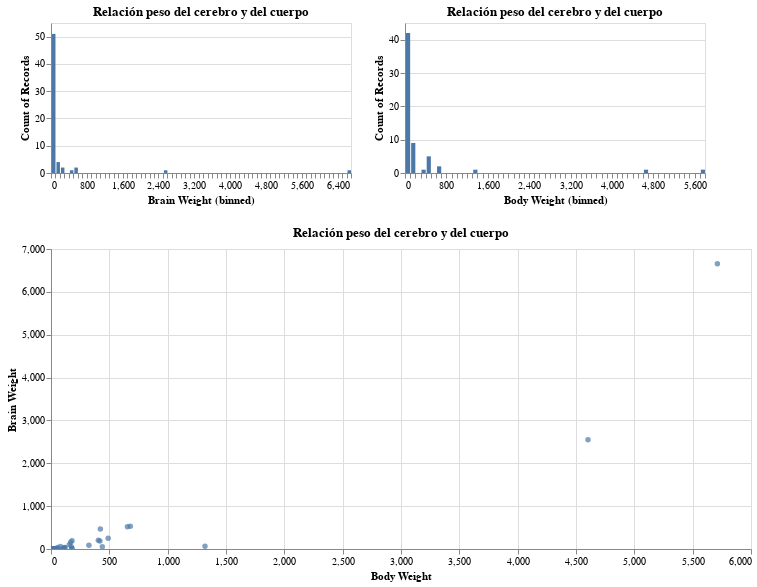

Write notebook code for a chart like this one.
### Code cell
hist_brain = alt.Chart(brain).mark_bar().encode(
    x=alt.X('Brain Weight',bin=alt.Bin(maxbins=100)),
    y="count()"
).properties(
    width=300,
    height=150,
    title="Relación peso del cerebro y del cuerpo"
).interactive()

hist_body = alt.Chart(brain).mark_bar().encode(
    x=alt.X('Body Weight',bin=alt.Bin(maxbins=100)),
    y="count()"
).properties(
    width=300,
    height=150,
    title="Relación peso del cerebro y del cuerpo"
).interactive()

scatter_brain_body = alt.Chart(brain).mark_circle().encode(
    x='Body Weight',
    y='Brain Weight'
).properties(
    width=700,
    height=300,
    title="Relación peso del cerebro y del cuerpo"
).interactive()

comp_brain = (hist_brain|hist_body)&scatter_brain_body
comp_brain

### Figure 1 — Vega-Lite specification as saved in the notebook (floating-point values rounded to 4 significant figures)
{"config": {"view": {"continuousWidth": 400, "continuousHeight": 300}}, "vconcat": [{"hconcat": [{"mark": "bar", "encoding": {"x": {"type": "quantitative", "bin": {"maxbins": 100}, "field": "Brain Weight"}, "y": {"type": "quantitative", "aggregate": "count"}}, "height": 150, "selection": {"selector008": {"type": "interval", "bind": "scales", "encodings": ["x", "y"]}}, "title": "Relación peso del cerebro y del cuerpo", "width": 300}, {"mark": "bar", "encoding": {"x": {"type": "quantitative", "bin": {"maxbins": 100}, "field": "Body Weight"}, "y": {"type": "quantitative", "aggregate": "count"}}, "height": 150, "selection": {"selector009": {"type": "interval", "bind": "scales", "encodings": ["x", "y"]}}, "title": "Relación peso del cerebro y del cuerpo", "width": 300}]}, {"mark": "circle", "encoding": {"x": {"type": "quantitative", "field": "Body Weight"}, "y": {"type": "quantitative", "field": "Brain Weight"}}, "height": 300, "selection": {"selector010": {"type": "interval", "bind": "scales", "encodings": ["x", "y"]}}, "title": "Relación peso del cerebro y del cuerpo", "width": 700}], "data": {"name": "data-c3f1d169386444fd3f2894e6f80b96b0"}, "$schema": "https://vega.github.io/schema/vega-lite/v4.8.1.json", "datasets": {"data-c3f1d169386444fd3f2894e6f80b96b0": [{"Index": 1, "Brain Weight": 3.385, "Body Weight": 44.5}, {"Index": 2, "Brain Weight": 0.48, "Body Weight": 15.5}, {"Index": 3, "Brain Weight": 1.35, "Body Weight": 8.1}, {"Index": 4, "Brain Weight": 465.0, "Body Weight": 423.0}, {"Index": 5, "Brain Weight": 36.33, "Body Weight": 119.5}, {"Index": 6, "Brain Weight": 27.66, "Body Weight": 115.0}, {"Index": 7, "Brain Weight": 14.83, "Body Weight": 98.2}, {"Index": 8, "Brain Weight": 1.04, "Body Weight": 5.5}, {"Index": 9, "Brain Weight": 4.19, "Body Weight": 58.0}, {"Index": 10, "Brain Weight": 0.425, "Body Weight": 6.4}, {"Index": 11, "Brain Weight": 0.101, "Body Weight": 4.0}, {"Index": 12, "Brain Weight": 0.92, "Body Weight": 5.7}, {"Index": 13, "Brain Weight": 1.0, "Body Weight": 6.6}, {"Index": 14, "Brain Weight": 0.005, "Body Weight": 0.14}, {"Index": 15, "Brain Weight": 0.06, "Body Weight": 1.0}, {"Index": 16, "Brain Weight": 3.5, "Body Weight": 10.8}, {"Index": 17, "Brain Weight": 2.0, "Body Weight": 12.3}, {"Index": 18, "Brain Weight": 1.7, "Body Weight": 6.3}, {"Index": 19, "Brain Weight": 2547.0, "Body Weight": 4603.0}, {"Index": 20, "Brain Weight": 0.023, "Body Weight": 0.3}, {"Index": 21, "Brain Weight": 187.1, "Body Weight": 419.0}, {"Index": 22, "Brain Weight": 521.0, "Body Weight": 655.0}, {"Index": 23, "Brain Weight": 0.785, "Body Weight": 3.5}, {"Index": 24, "Brain Weight": 10.0, "Body Weight": 115.0}, {"Index": 25, "Brain Weight": 3.3, "Body Weight": 25.6}, {"Index": 26, "Brain Weight": 0.2, "Body Weight": 5.0}, {"Index": 27, "Brain Weight": 1.41, "Body Weight": 17.5}, {"Index": 28, "Brain Weight": 529.0, "Body Weight": 680.0}, {"Index": 29, "Brain Weight": 207.0, "Body Weight": 406.0}, {"Index": 30, "Brain Weight": 85.0, "Body Weight": 325.0}, {"Index": 31, "Brain Weight": 0.75, "Body Weight": 12.3}, {"Index": 32, "Brain Weight": 62.0, "Body Weight": 1320.0}, {"Index": 33, "Brain Weight": 6654.0, "Body Weight": 5712.0}, {"Index": 34, "Brain Weight": 3.5, "Body Weight": 3.9}, {"Index": 35, "Brain Weight": 6.8, "Body Weight": 179.0}, {"Index": 36, "Brain Weight": 35.0, "Body Weight": 56.0}, {"Index": 37, "Brain Weight": 4.05, "Body Weight": 17.0}, {"Index": 38, "Brain Weight": 0.12, "Body Weight": 1.0}, {"Index": 39, "Brain Weight": 0.023, "Body Weight": 0.4}, {"Index": 40, "Brain Weight": 0.01, "Body Weight": 0.25}, {"Index": 41, "Brain Weight": 1.4, "Body Weight": 12.5}, {"Index": 42, "Brain Weight": 250.0, "Body Weight": 490.0}, {"Index": 43, "Brain Weight": 2.5, "Body Weight": 12.1}, {"Index": 44, "Brain Weight": 55.5, "Body Weight": 175.0}, {"Index": 45, "Brain Weight": 100.0, "Body Weight": 157.0}, {"Index": 46, "Brain Weight": 52.16, "Body Weight": 440.0}, {"Index": 47, "Brain Weight": 10.55, "Body Weight": 179.5}, {"Index": 48, "Brain Weight": 0.55, "Body Weight": 2.4}, {"Index": 49, "Brain Weight": 60.0, "Body Weight": 81.0}, {"Index": 50, "Brain Weight": 3.6, "Body Weight": 21.0}, {"Index": 51, "Brain Weight": 4.288, "Body Weight": 39.2}, {"Index": 52, "Brain Weight": 0.28, "Body Weight": 1.9}, {"Index": 53, "Brain Weight": 0.075, "Body Weight": 1.2}, {"Index": 54, "Brain Weight": 0.122, "Body Weight": 3.0}, {"Index": 55, "Brain Weight": 0.048, "Body Weight": 0.33}, {"Index": 56, "Brain Weight": 192.0, "Body Weight": 180.0}, {"Index": 57, "Brain Weight": 3.0, "Body Weight": 25.0}, {"Index": 58, "Brain Weight": 160.0, "Body Weight": 169.0}, {"Index": 59, "Brain Weight": 0.9, "Body Weight": 2.6}, {"Index": 60, "Brain Weight": 1.62, "Body Weight": 11.4}, {"Index": 61, "Brain Weight": 0.104, "Body Weight": 2.5}, {"Index": 62, "Brain Weight": 4.235, "Body Weight": 50.4}]}}
